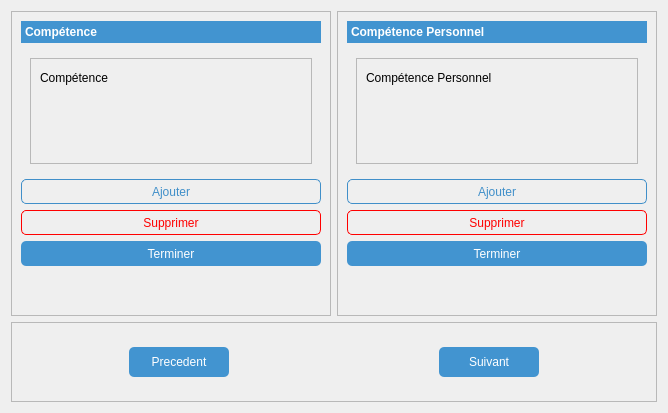
            <widget class="QWidget" name="page_6">
             <layout class="QGridLayout" name="gridLayout_18">
              <item row="0" column="0">
               <widget class="QFrame" name="frame_18">
                <property name="minimumSize">
                 <size>
                  <width>0</width>
                  <height>0</height>
                 </size>
                </property>
                <property name="maximumSize">
                 <size>
                  <width>16777215</width>
                  <height>16777215</height>
                 </size>
                </property>
                <property name="frameShape">
                 <enum>QFrame::StyledPanel</enum>
                </property>
                <property name="frameShadow">
                 <enum>QFrame::Raised</enum>
                </property>
                <layout class="QGridLayout" name="gridLayout_20">
                 <item row="5" column="1">
                  <spacer name="verticalSpacer_14">
                   <property name="orientation">
                    <enum>Qt::Vertical</enum>
                   </property>
                   <property name="sizeHint" stdset="0">
                    <size>
                     <width>20</width>
                     <height>40</height>
                    </size>
                   </property>
                  </spacer>
                 </item>
                 <item row="0" column="0" colspan="3">
                  <widget class="QToolBox" name="toolBox_3">
                   <property name="enabled">
                    <bool>true</bool>
                   </property>
                   <property name="styleSheet">
                    <string notr="true">QToolBox::tab {
	background-color: rgb(66, 148, 208);
    
	color: rgb(255, 255, 255);
}

QToolBox::tab:selected { /* italicize selected tabs */
    color: white;
	font:bold;
}</string>
                   </property>
                   <property name="currentIndex">
                    <number>0</number>
                   </property>
                   <widget class="QWidget" name="page_4">
                    <property name="geometry">
                     <rect>
                      <x>0</x>
                      <y>0</y>
                      <width>418</width>
                      <height>129</height>
                     </rect>
                    </property>
                    <attribute name="label">
                     <string>Compétence</string>
                    </attribute>
                    <layout class="QGridLayout" name="gridLayout_22">
                     <item row="0" column="0">
                      <widget class="QFrame" name="frame_21">
                       <property name="styleSheet">
                        <string notr="true">QLineEdit{
	background-color: rgb(239, 239, 239);
	/*border:1px solid gray;*/
	border-radius:4px;
}

QLineEdit:hover{
	border:1px solid #00aaff;
	border-radius:4px;
}

QComboBox
{
    selection-background-color: #00ff7f;
	background-color: rgb(239, 239, 239);
    border-radius: 2px;
 
}
QComboBox:hover
{
	background-color: rgb(66, 148, 208);
    color:white;
}

QComboBox:on
{
    background-color: rgb(66, 148, 208);
    padding-top: 5px;
    padding-left: 5px;
}

QComboBox QAbstractItemView
{
    background-color: white;
    border-radius: 2px;
    border: 1px solid white;
    selection-background-color:rgb(66, 148, 208);
    color: black;
}

QComboBox::drop-down
{
    subcontrol-origin: padding;
    subcontrol-position: top right;
    width: 15px;

    border-left-width: 0px;
    border-left-color: darkgray;
    border-left-style: solid;
    border-top-right-radius: 3px;
    border-bottom-right-radius: 3px;
}
QTextEdit{

	background-color: rgb(239, 239, 239);
	border-radius:4px;
}
QTextEdit:hover{
	border:1px solid #00aaff;
	border-radius:4px;
}</string>
                       </property>
                       <property name="frameShape">
                        <enum>QFrame::StyledPanel</enum>
                       </property>
                       <property name="frameShadow">
                        <enum>QFrame::Raised</enum>
                       </property>
                       <layout class="QGridLayout" name="gridLayout_24">
                        <item row="1" column="0">
                         <widget class="QLineEdit" name="lineEdit_2">
                          <property name="minimumSize">
                           <size>
                            <width>0</width>
                            <height>60</height>
                           </size>
                          </property>
                          <property name="alignment">
                           <set>Qt::AlignCenter</set>
                          </property>
                         </widget>
                        </item>
                        <item row="0" column="0">
                         <widget class="QLabel" name="label_19">
                          <property name="minimumSize">
                           <size>
                            <width>0</width>
                            <height>20</height>
                           </size>
                          </property>
                          <property name="maximumSize">
                           <size>
                            <width>16777215</width>
                            <height>20</height>
                           </size>
                          </property>
                          <property name="text">
                           <string>Compétence</string>
                          </property>
                         </widget>
                        </item>
                       </layout>
                      </widget>
                     </item>
                    </layout>
                   </widget>
                  </widget>
                 </item>
                 <item row="2" column="0" colspan="3">
                  <widget class="QPushButton" name="pushButton_5">
                   <property name="minimumSize">
                    <size>
                     <width>0</width>
                     <height>25</height>
                    </size>
                   </property>
                   <property name="cursor">
                    <cursorShape>PointingHandCursor</cursorShape>
                   </property>
                   <property name="styleSheet">
                    <string notr="true">QPushButton{
	
	background-color: none;
	border:1px solid #408fc9;
	border-radius:5px;
	
	color: #408fc9;
}

QPushButton:hover{
	
	background-color:none;
	border:1px solid #408fc9;
	border-radius:5px;
	
	
}</string>
                   </property>
                   <property name="text">
                    <string>Ajouter</string>
                   </property>
                   <property name="icon">
                    <iconset>
                     <normaloff>:/img/add.png</normaloff>:/img/add.png</iconset>
                   </property>
                  </widget>
                 </item>
                 <item row="3" column="0" colspan="3">
                  <widget class="QPushButton" name="pushButton_6">
                   <property name="minimumSize">
                    <size>
                     <width>0</width>
                     <height>25</height>
                    </size>
                   </property>
                   <property name="cursor">
                    <cursorShape>PointingHandCursor</cursorShape>
                   </property>
                   <property name="styleSheet">
                    <string notr="true">QPushButton{
	
	background-color: none;
	border:1px solid red;
	border-radius:5px;
	
	color: red;
}
QPushButton:hover{
	
	background-color: none;
	border:1px solid red;
	border-radius:5px;
	
	
}</string>
                   </property>
                   <property name="text">
                    <string>Supprimer</string>
                   </property>
                   <property name="icon">
                    <iconset>
                     <normaloff>:/img/remv.png</normaloff>:/img/remv.png</iconset>
                   </property>
                  </widget>
                 </item>
                 <item row="4" column="0" colspan="3">
                  <widget class="QPushButton" name="pushButton_7">
                   <property name="minimumSize">
                    <size>
                     <width>0</width>
                     <height>25</height>
                    </size>
                   </property>
                   <property name="cursor">
                    <cursorShape>PointingHandCursor</cursorShape>
                   </property>
                   <property name="styleSheet">
                    <string notr="true">QPushButton{
	
	background-color: rgb(66, 148, 208);
	border:0px solid;
	border-radius:5px;
	
	color: rgb(255, 255, 255);
}</string>
                   </property>
                   <property name="text">
                    <string>Terminer</string>
                   </property>
                  </widget>
                 </item>
                </layout>
               </widget>
              </item>
              <item row="0" column="1">
               <widget class="QFrame" name="frame_19">
                <property name="frameShape">
                 <enum>QFrame::StyledPanel</enum>
                </property>
                <property name="frameShadow">
                 <enum>QFrame::Raised</enum>
                </property>
                <layout class="QGridLayout" name="gridLayout_21">
                 <item row="0" column="0" colspan="3">
                  <widget class="QToolBox" name="toolBox_4">
                   <property name="styleSheet">
                    <string notr="true">QToolBox::tab {
	background-color: rgb(66, 148, 208);
    
	color: rgb(255, 255, 255);
}

QToolBox::tab:selected { /* italicize selected tabs */
    color: white;
	font:bold;
}</string>
                   </property>
                   <property name="currentIndex">
                    <number>0</number>
                   </property>
                   <widget class="QWidget" name="page_8">
                    <property name="geometry">
                     <rect>
                      <x>0</x>
                      <y>0</y>
                      <width>418</width>
                      <height>129</height>
                     </rect>
                    </property>
                    <attribute name="label">
                     <string>Compétence Personnel</string>
                    </attribute>
                    <layout class="QGridLayout" name="gridLayout_23">
                     <item row="0" column="0">
                      <widget class="QFrame" name="frame_22">
                       <property name="minimumSize">
                        <size>
                         <width>0</width>
                         <height>100</height>
                        </size>
                       </property>
                       <property name="styleSheet">
                        <string notr="true">QLineEdit{
	background-color: rgb(239, 239, 239);
	/*border:1px solid gray;*/
	border-radius:4px;
}

QLineEdit:hover{
	border:1px solid #00aaff;
	border-radius:4px;
}

QComboBox
{
    selection-background-color: #00ff7f;
	background-color: rgb(239, 239, 239);
    border-radius: 2px;
 
}
QComboBox:hover
{
	background-color: rgb(66, 148, 208);
    color:white;
}

QComboBox:on
{
    background-color: rgb(66, 148, 208);
    padding-top: 5px;
    padding-left: 5px;
}

QComboBox QAbstractItemView
{
    background-color: white;
    border-radius: 2px;
    border: 1px solid white;
    selection-background-color:rgb(66, 148, 208);
    color: black;
}

QComboBox::drop-down
{
    subcontrol-origin: padding;
    subcontrol-position: top right;
    width: 15px;

    border-left-width: 0px;
    border-left-color: darkgray;
    border-left-style: solid;
    border-top-right-radius: 3px;
    border-bottom-right-radius: 3px;
}
QTextEdit{

	background-color: rgb(239, 239, 239);
	border-radius:4px;
}
QTextEdit:hover{
	border:1px solid #00aaff;
	border-radius:4px;
}</string>
                       </property>
                       <property name="frameShape">
                        <enum>QFrame::StyledPanel</enum>
                       </property>
                       <property name="frameShadow">
                        <enum>QFrame::Raised</enum>
                       </property>
                       <layout class="QVBoxLayout" name="verticalLayout_8">
                        <item>
                         <widget class="QLabel" name="label_20">
                          <property name="minimumSize">
                           <size>
                            <width>0</width>
                            <height>20</height>
                           </size>
                          </property>
                          <property name="maximumSize">
                           <size>
                            <width>16777215</width>
                            <height>20</height>
                           </size>
                          </property>
                          <property name="text">
                           <string>Compétence Personnel</string>
                          </property>
                         </widget>
                        </item>
                        <item>
                         <widget class="QLineEdit" name="lineEdit_3">
                          <property name="minimumSize">
                           <size>
                            <width>0</width>
                            <height>60</height>
                           </size>
                          </property>
                          <property name="maximumSize">
                           <size>
                            <width>16777215</width>
                            <height>16777215</height>
                           </size>
                          </property>
                          <property name="alignment">
                           <set>Qt::AlignCenter</set>
                          </property>
                         </widget>
                        </item>
                       </layout>
                      </widget>
                     </item>
                    </layout>
                   </widget>
                  </widget>
                 </item>
                 <item row="4" column="1">
                  <spacer name="verticalSpacer_16">
                   <property name="orientation">
                    <enum>Qt::Vertical</enum>
                   </property>
                   <property name="sizeHint" stdset="0">
                    <size>
                     <width>20</width>
                     <height>40</height>
                    </size>
                   </property>
                  </spacer>
                 </item>
                 <item row="1" column="0" colspan="3">
                  <widget class="QPushButton" name="pushButton_8">
                   <property name="minimumSize">
                    <size>
                     <width>0</width>
                     <height>25</height>
                    </size>
                   </property>
                   <property name="cursor">
                    <cursorShape>PointingHandCursor</cursorShape>
                   </property>
                   <property name="styleSheet">
                    <string notr="true">QPushButton{
	
	background-color: none;
	border:1px solid #408fc9;
	border-radius:5px;
	
	color: #408fc9;
}

QPushButton:hover{
	
	background-color:none;
	border:1px solid #408fc9;
	border-radius:5px;
	
	
}</string>
                   </property>
                   <property name="text">
                    <string>Ajouter</string>
                   </property>
                   <property name="icon">
                    <iconset>
                     <normaloff>:/img/add.png</normaloff>:/img/add.png</iconset>
                   </property>
                  </widget>
                 </item>
                 <item row="2" column="0" colspan="3">
                  <widget class="QPushButton" name="pushButton_9">
                   <property name="minimumSize">
                    <size>
                     <width>0</width>
                     <height>25</height>
                    </size>
                   </property>
                   <property name="cursor">
                    <cursorShape>PointingHandCursor</cursorShape>
                   </property>
                   <property name="styleSheet">
                    <string notr="true">QPushButton{
	
	background-color: none;
	border:1px solid red;
	border-radius:5px;
	
	color: red;
}
QPushButton:hover{
	
	background-color: none;
	border:1px solid red;
	border-radius:5px;
	
	
}</string>
                   </property>
                   <property name="text">
                    <string>Supprimer</string>
                   </property>
                   <property name="icon">
                    <iconset>
                     <normaloff>:/img/remv.png</normaloff>:/img/remv.png</iconset>
                   </property>
                  </widget>
                 </item>
                 <item row="3" column="0" colspan="3">
                  <widget class="QPushButton" name="pushButton_10">
                   <property name="minimumSize">
                    <size>
                     <width>0</width>
                     <height>25</height>
                    </size>
                   </property>
                   <property name="cursor">
                    <cursorShape>PointingHandCursor</cursorShape>
                   </property>
                   <property name="styleSheet">
                    <string notr="true">QPushButton{
	
	background-color: rgb(66, 148, 208);
	border:0px solid;
	border-radius:5px;
	
	color: rgb(255, 255, 255);
}</string>
                   </property>
                   <property name="text">
                    <string>Terminer</string>
                   </property>
                  </widget>
                 </item>
                </layout>
               </widget>
              </item>
              <item row="1" column="0" colspan="2">
               <widget class="QFrame" name="frame_20">
                <property name="minimumSize">
                 <size>
                  <width>0</width>
                  <height>80</height>
                 </size>
                </property>
                <property name="maximumSize">
                 <size>
                  <width>16777215</width>
                  <height>80</height>
                 </size>
                </property>
                <property name="frameShape">
                 <enum>QFrame::StyledPanel</enum>
                </property>
                <property name="frameShadow">
                 <enum>QFrame::Raised</enum>
                </property>
                <layout class="QGridLayout" name="gridLayout_19">
                 <item row="0" column="0">
                  <spacer name="horizontalSpacer_29">
                   <property name="orientation">
                    <enum>Qt::Horizontal</enum>
                   </property>
                   <property name="sizeHint" stdset="0">
                    <size>
                     <width>108</width>
                     <height>20</height>
                    </size>
                   </property>
                  </spacer>
                 </item>
                 <item row="0" column="1">
                  <widget class="QPushButton" name="B_pre_4">
                   <property name="minimumSize">
                    <size>
                     <width>100</width>
                     <height>30</height>
                    </size>
                   </property>
                   <property name="maximumSize">
                    <size>
                     <width>100</width>
                     <height>30</height>
                    </size>
                   </property>
                   <property name="cursor">
                    <cursorShape>PointingHandCursor</cursorShape>
                   </property>
                   <property name="styleSheet">
                    <string notr="true">QPushButton{
	
	background-color: rgb(66, 148, 208);
	border:0px solid;
	border-radius:5px;
	
	color: rgb(255, 255, 255);
}</string>
                   </property>
                   <property name="text">
                    <string>Precedent</string>
                   </property>
                  </widget>
                 </item>
                 <item row="0" column="2">
                  <spacer name="horizontalSpacer_30">
                   <property name="orientation">
                    <enum>Qt::Horizontal</enum>
                   </property>
                   <property name="sizeHint" stdset="0">
                    <size>
                     <width>107</width>
                     <height>20</height>
                    </size>
                   </property>
                  </spacer>
                 </item>
                 <item row="0" column="3">
                  <spacer name="horizontalSpacer_9">
                   <property name="orientation">
                    <enum>Qt::Horizontal</enum>
                   </property>
                   <property name="sizeHint" stdset="0">
                    <size>
                     <width>97</width>
                     <height>20</height>
                    </size>
                   </property>
                  </spacer>
                 </item>
                 <item row="0" column="4">
                  <widget class="QPushButton" name="B_suiv_4">
                   <property name="minimumSize">
                    <size>
                     <width>100</width>
                     <height>30</height>
                    </size>
                   </property>
                   <property name="maximumSize">
                    <size>
                     <width>100</width>
                     <height>30</height>
                    </size>
                   </property>
                   <property name="cursor">
                    <cursorShape>PointingHandCursor</cursorShape>
                   </property>
                   <property name="styleSheet">
                    <string notr="true">QPushButton{
	
	background-color: rgb(66, 148, 208);
	border:0px solid;
	border-radius:5px;
	
	color: rgb(255, 255, 255);
}</string>
                   </property>
                   <property name="text">
                    <string>Suivant</string>
                   </property>
                  </widget>
                 </item>
                 <item row="0" column="5">
                  <spacer name="horizontalSpacer_28">
                   <property name="orientation">
                    <enum>Qt::Horizontal</enum>
                   </property>
                   <property name="sizeHint" stdset="0">
                    <size>
                     <width>108</width>
                     <height>20</height>
                    </size>
                   </property>
                  </spacer>
                 </item>
                </layout>
               </widget>
              </item>
             </layout>
            </widget>
